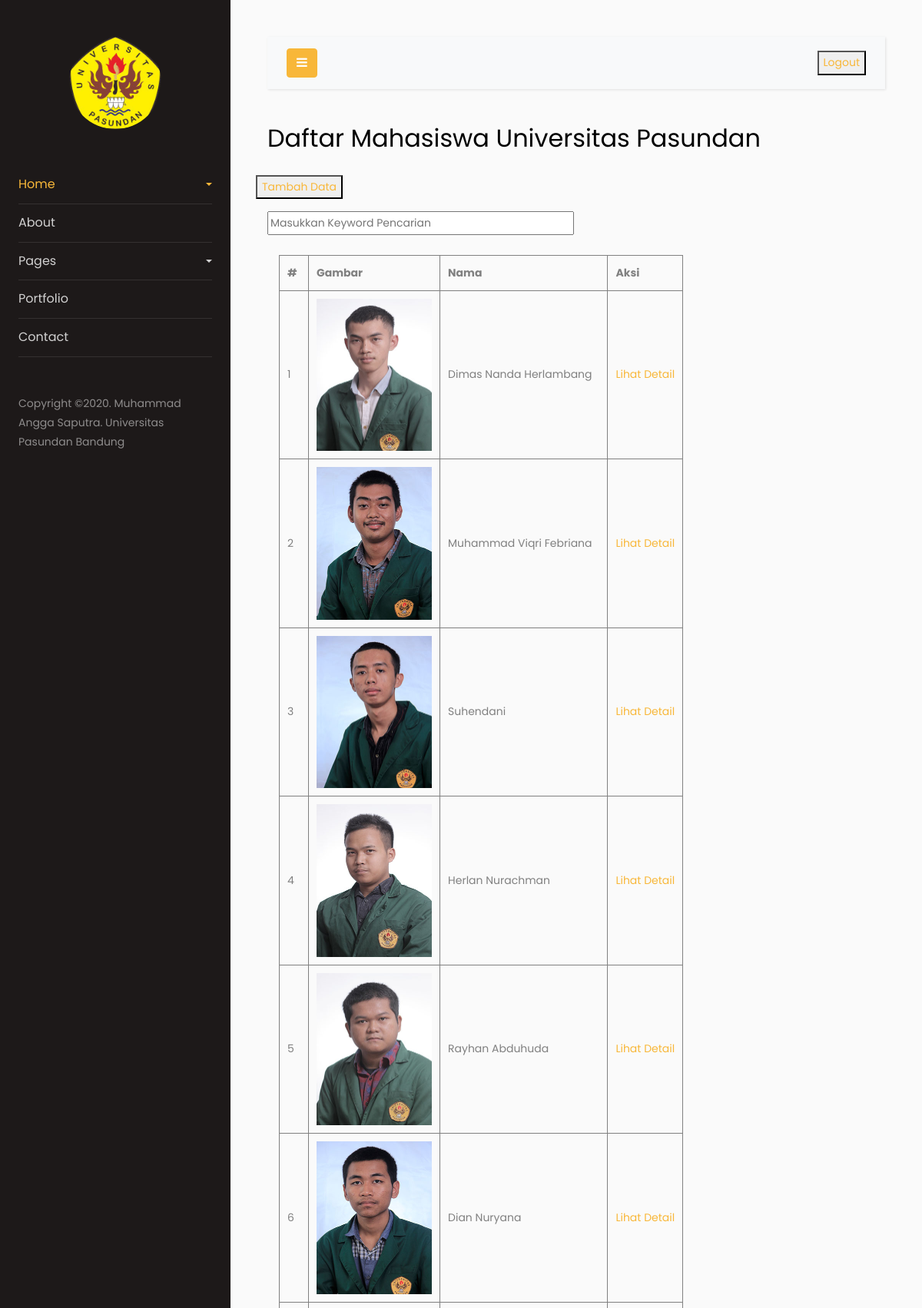
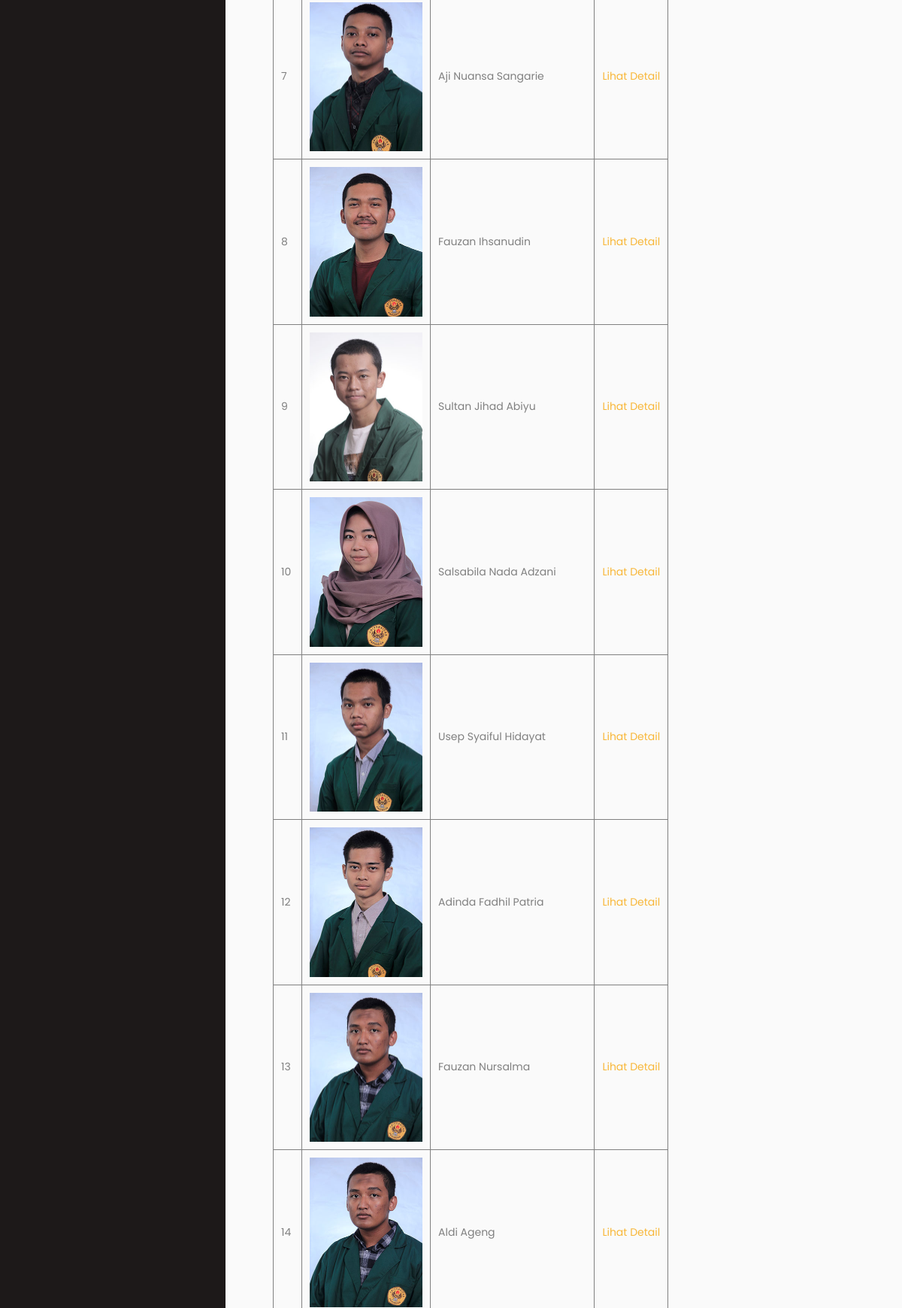
The page /pertemuan13/index.php (signed in, upper part) on the database its author committed (2 pictures, top to bottom).
### tables this page shows
CREATE TABLE `mahasiswa` (
  `ID` int(11) NOT NULL,
  `NAMA` varchar(50) NOT NULL,
  `NRP` char(9) NOT NULL,
  `EMAIL` varchar(50) NOT NULL,
  `JURUSAN` varchar(50) NOT NULL,
  `GAMBAR` varchar(50) NOT NULL
);

### pertemuan13/php/functions.php (called while the page is built, shortened)
<?php
function koneksi()
{
  return mysqli_connect('localhost', 'root', '', 'pw_193040070');
}
function query($query)
{
  $conn = koneksi();
  $result = mysqli_query($conn, $query);
  $rows = [];
  while ($row = mysqli_fetch_assoc($result)) {
    $rows[] = $row;
  }
  return $rows;
}

### pertemuan13/index.php (the view, shortened to what this page needs)
<?php
require 'php/functions.php';
$mahasiswa = query("SELECT * FROM mahasiswa");
?>
<!doctype html>
<html lang="en">
<head>
  <link rel="stylesheet" href="https://stackpath.bootstrapcdn.com/font-awesome/4.7.0/css/font-awesome.min.css">
  <link rel="stylesheet" href="css/style3.css">
  <link rel="stylesheet" href="css/style.css">
</head>
<body>
  <div class="wrapper d-flex align-items-stretch">
    <nav id="sidebar">
      <div class="p-4 pt-5">
        <a href="#" class="img logo rounded-circle mb-5" style="background-image: url(img/logo.png);"></a>
        <ul class="list-unstyled components mb-5">
          <li class="active">
            <a href="#homeSubmenu" data-toggle="collapse" aria-expanded="false" class="dropdown-toggle">Home</a>
          </li>
          <li>
            <a href="#">About</a>
          </li>
          <li>
            <a href="#pageSubmenu" data-toggle="collapse" aria-expanded="false" class="dropdown-toggle">Pages</a>
          </li>
          <li>
            <a href="#">Portfolio</a>
          </li>
          <li>
            <a href="#">Contact</a>
          </li>
        </ul>
        <div class="footer">
          <p>Copyright &copy;2020. Muhammad Angga Saputra. Universitas Pasundan Bandung</p>
        </div>
      </div>
    </nav>
    <div id="content" class="p-4 p-md-5">
      <nav class="navbar navbar-expand-lg navbar-light bg-light">
        <div class="container-fluid">
          <button type="button" id="sidebarCollapse" class="btn btn-primary">
            <i class="fa fa-bars"></i>
          </button>
          <div class="collapse navbar-collapse" id="navbarSupportedContent">
            <ul class="nav navbar-nav ml-auto">
              <li class="nav-item active">
                <a class="nav-link" href="#"></a>
              </li>
              <li class="nav-item">
                <a class="nav-link" href="#"></a>
              </li>
              <li class="nav-item">
                <a class="nav-link" href="#"></a>
              </li>
              <li class="nav-item">
                <a class="nav-link" href="#"></a>
              </li>
              <button>
                <a href="php/logout.php">Logout</a>
              </button>
            </ul>
          </div>
        </div>
      </nav>
      <h2 class="mb-4">Daftar Mahasiswa Universitas Pasundan</h2>
      <div class="row mb-3">
        <button>
          <a href="php/tambah.php">Tambah Data</a>
        </button>
      </div>
      <form action="" method="POST">
        <input type="text" name="keyword" size="30" placeholder="Masukkan Keyword Pencarian" autocomplete="off" autofocus class="keyword" <button type="submit" name="cari" class="tombol-cari"></button>
      </form>
      <br>
      <div class="container">
        <table border="1" cellpadding="10" cellspacing="0">
          <tr>
            <th>#</th>
            <th>Gambar</th>
            <th>Nama</th>
            <th>Aksi</th>
          </tr>
          <?php $i = 1;
          foreach ($mahasiswa as $mhs) : ?>
            <tr>
              <td>
                <?= $i++; ?></td>
              <td>
                <img src="img/<?= $mhs['GAMBAR']; ?>">
              </td>
              <td><?= $mhs['NAMA']; ?></td>
              <td>
                <a href="php/detail.php?id=<?= $mhs['ID']; ?>">Lihat Detail</a>
              </td>
            </tr>
          <?php endforeach; ?>
        </table>
      </div>
    </div>
  </div>
</body>
</html>

### pertemuan13/css/style.css (style rules this page uses)
.container img { width: 150px; }

### rows shown on the page
mahasiswa: GAMBAR (picture), NAMA "Dimas Nanda Herlambang"
mahasiswa: GAMBAR (picture), NAMA "Muhammad Viqri Febriana"
mahasiswa: GAMBAR (picture), NAMA "Suhendani"
mahasiswa: GAMBAR (picture), NAMA "Herlan Nurachman"
mahasiswa: GAMBAR (picture), NAMA "Rayhan Abduhuda"
mahasiswa: GAMBAR (picture), NAMA "Dian Nuryana"
mahasiswa: GAMBAR (picture), NAMA "Aji Nuansa Sangarie"
mahasiswa: GAMBAR (picture), NAMA "Fauzan Ihsanudin"
mahasiswa: GAMBAR (picture), NAMA "Sultan Jihad Abiyu"
mahasiswa: GAMBAR (picture), NAMA "Salsabila Nada Adzani"
mahasiswa: GAMBAR (picture), NAMA "Usep Syaiful Hidayat"
mahasiswa: GAMBAR (picture), NAMA "Adinda Fadhil Patria"
mahasiswa: GAMBAR (picture), NAMA "Fauzan Nursalma"
mahasiswa: GAMBAR (picture), NAMA "Aldi Ageng"
